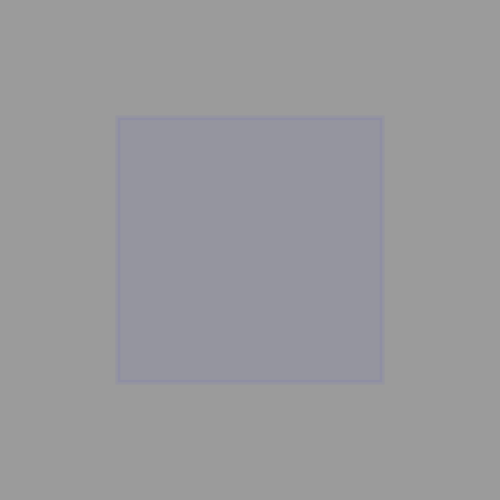
Frame 1 (no input)
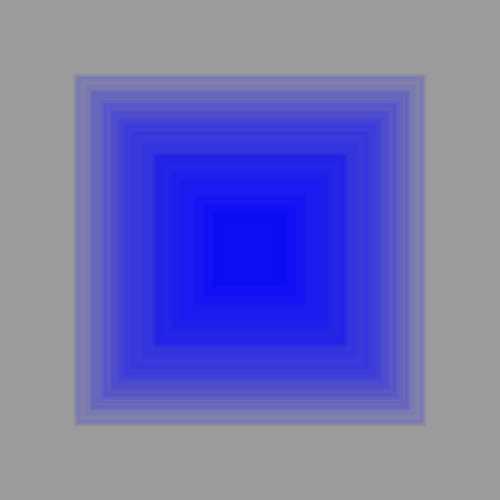
Frame 60 (no input)
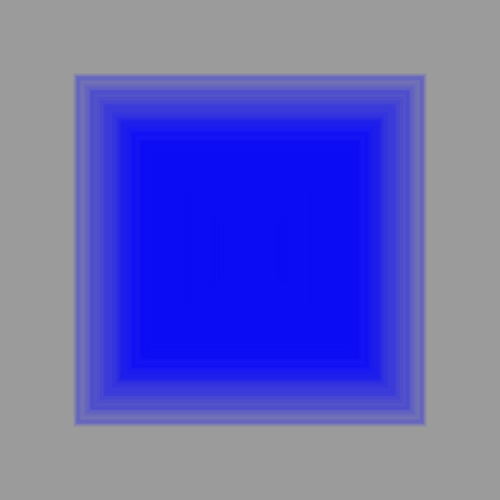
Frame 120 (the mouse pressed at the canvas centre since frame 60)

The p5.js sketch that drew these frames (run headless with seeded random() and noise() and a simulated clock; from frame 60 on, the mouse is pressed at the canvas centre):

// p5.js sketch
// ── sketch.js
// let size = random(50,100);
// error

let size;

function setup() {
  
  createCanvas(500,500);
  
  background(155);
  
}

function draw() {
  
  
  size = random( 50  ,  350 );
  //             min    max
  
  fill(0,0,255,10);
  //   r g  b   a
  stroke(0,0,255,10);
  //     r g  b   a
  strokeWeight(5);
  rectMode(CENTER);
  rect(250,250,size);
  //    x   y   wh
  
}
// ── sketch 2.js
let x, y;
let r, g, b;

function setup() {
  
  createCanvas(windowWidth,windowHeight);
  //              w            h
  
  background(0);
  
}

function draw() {
  
  x = random(width);
  //          max
  y = random(height);
  //          max
  
  r = random(255);
  //         max
  g = random(255);
  //         max
  b = random(255);
  //         max
  
  fill(r,g,b,100);
  //          a
  noStroke();
  circle(x,y,50);
  //         wh
  
}
